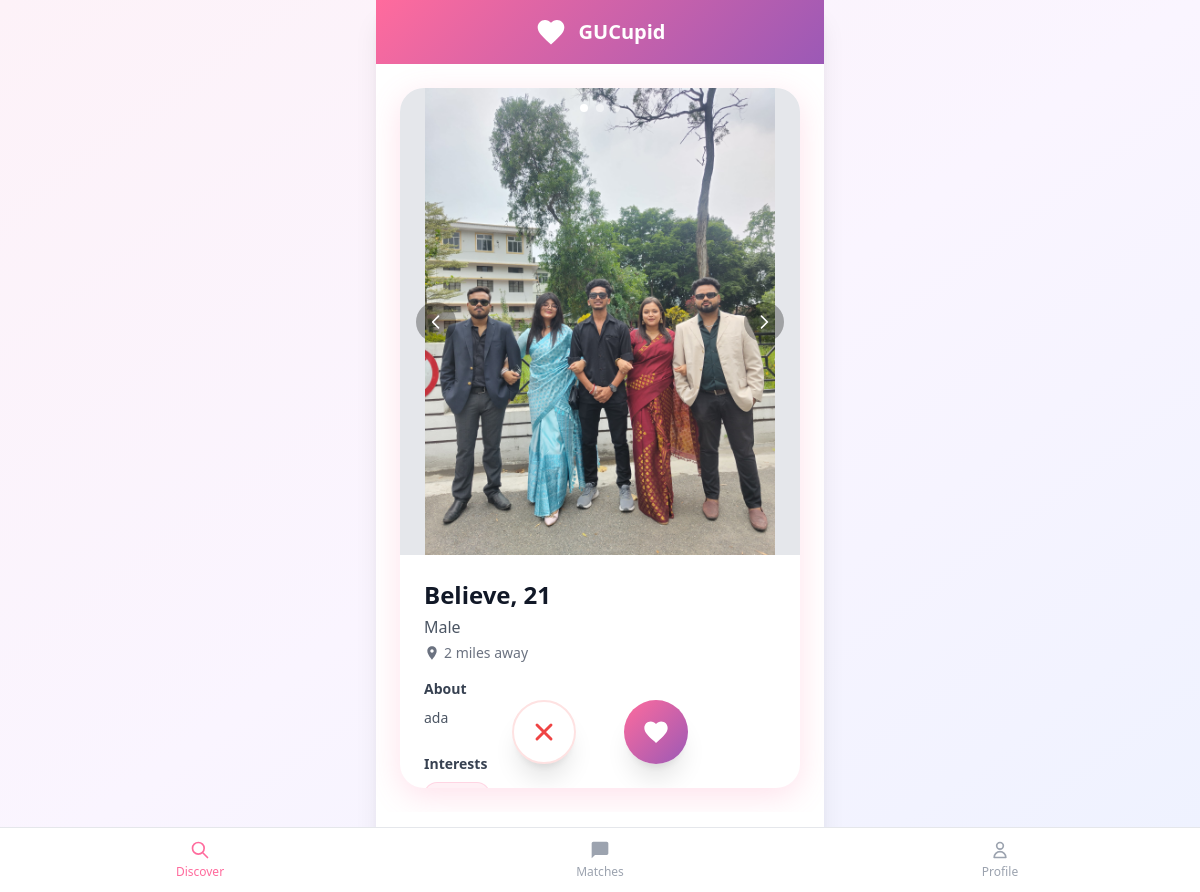
The page / (signed in) on the database its author committed.
### core/models.py (models this page shows, shortened)
class Profile(models.Model):
    GENDER_CHOICES = [
        ('male', 'Male'),
        ('female', 'Female'),
        ('nonbinary', 'Non-binary'),
    ]
    DRINKING_CHOICES = [
        ('never', 'Never'),
        ('rarely', 'Rarely'),
        ('socially', 'Socially'),
        ('regularly', 'Regularly'),
    ]
    SMOKING_CHOICES = [
        ('never', 'Never'),
        ('rarely', 'Rarely'),
        ('socially', 'Socially'),
        ('regularly', 'Regularly'),
    ]
    PERSONALITY_CHOICES = [
        ('introvert', 'Introvert'),
        ('extrovert', 'Extrovert'),
        ('ambivert', 'Ambivert'),
    ]
    ZODIAC_CHOICES = [
        ('aries', 'Aries'),
        ('taurus', 'Taurus'),
        ('gemini', 'Gemini'),
        ('cancer', 'Cancer'),
        ('leo', 'Leo'),
        ('virgo', 'Virgo'),
        ('libra', 'Libra'),
        ('scorpio', 'Scorpio'),
        ('sagittarius', 'Sagittarius'),
        ('capricorn', 'Capricorn'),
        ('aquarius', 'Aquarius'),
        ('pisces', 'Pisces'),
    ]
    user = models.OneToOneField(User, on_delete=models.CASCADE)
    name = models.CharField(max_length=100)
    age = models.IntegerField(validators=[MinValueValidator(18), MaxValueValidator(100)])
    gender = models.CharField(max_length=20, choices=GENDER_CHOICES)
    bio = models.TextField(blank=True)
    photo1 = models.ImageField(upload_to='profile_photos/', blank=True)
    photo2 = models.ImageField(upload_to='profile_photos/', blank=True)
    photo3 = models.ImageField(upload_to='profile_photos/', blank=True)
    hobbies = models.TextField(blank=True, help_text="Comma-separated hobbies")
    personality = models.CharField(max_length=20, choices=PERSONALITY_CHOICES, blank=True)
    zodiac = models.CharField(max_length=20, choices=ZODIAC_CHOICES, blank=True)
    drinking = models.CharField(max_length=20, choices=DRINKING_CHOICES, blank=True)
    smoking = models.CharField(max_length=20, choices=SMOKING_CHOICES, blank=True)
    preferences = models.TextField(blank=True, help_text="Comma-separated gender preferences")
    college = models.CharField(max_length=200, blank=True, default='')
    department = models.CharField(max_length=200, blank=True, default='')
    created_at = models.DateTimeField(auto_now_add=True)
    updated_at = models.DateTimeField(auto_now=True)
    def get_hobbies_list(self):
        if self.hobbies:
            return [hobby.strip() for hobby in self.hobbies.split(',') if hobby.strip()]
        return []
    def get_preferences_list(self):
        if self.preferences:
            return [pref.strip() for pref in self.preferences.split(',') if pref.strip()]
        return []
    def get_photos(self):
        photos = []
        for photo in [self.photo1, self.photo2, self.photo3]:
            if photo:
                photos.append(photo.url)
        return photos

### core/views.py (the view)
# urls.py: path('', views.home, name='home'),
@login_required
def home(request):
    if not hasattr(request.user, 'profile'):
        return redirect('profile_setup')
    user_profile = request.user.profile
    user_preferences = user_profile.get_preferences_list()
    liked_user_ids = Like.objects.filter(from_user=request.user).values_list('to_user_id', flat=True)
    potential_matches = Profile.objects.exclude(
        user=request.user
    ).exclude(
        user_id__in=liked_user_ids
    )
    if user_preferences:
        potential_matches = potential_matches.filter(gender__in=user_preferences)
    potential_matches = potential_matches.filter(
        Q(preferences__icontains=user_profile.gender) | Q(preferences='')
    )
    user_matches = Match.objects.filter(
        Q(user1=request.user) | Q(user2=request.user)
    ).order_by('-created_at')
    context = {
        'user_profile': user_profile,
        'potential_matches': potential_matches[:10],  # Limit to 10 profiles
        'matches': user_matches,
    }
    return render(request, 'core/home.html', context)

### templates/core/home.html (shortened to what this page needs)
{% extends 'base.html' %}
{% block content %}
<div class="min-h-screen">
    <div class="max-w-md mx-auto bg-white min-h-screen shadow-xl pb-20">
        <header class="gradient-romantic px-6 py-4 flex items-center justify-center">
            <div class="flex items-center space-x-3">
                <svg class="h-8 w-8 text-white" fill="currentColor" viewBox="0 0 24 24">
                    <path d="M12 21.35l-1.45-1.32C5.4 15.36 2 12.28 2 8.5 2 5.42 4.42 3 7.5 3c1.74 0 3.41.81 4.5 2.09C13.09 3.81 14.76 3 16.5 3 19.58 3 22 5.42 22 8.5c0 3.78-3.4 6.86-8.55 11.54L12 21.35z"/>
                </svg>
                <h1 class="text-xl font-bold text-white">GUCupid</h1>
            </div>
        </header>
        <div class="flex-1 overflow-hidden">
            <div id="discover-tab" class="tab-content">
                <div class="p-6 h-full">
                    {% if potential_matches %}
                        <div class="relative h-[700px]" id="card-stack">
                            {% for profile in potential_matches %}
                            <div class="swipe-card absolute inset-0 bg-white rounded-3xl romantic-shadow overflow-hidden border-0 flex flex-col" data-user-id="{{ profile.user.id }}" data-current-photo="0" {% if not forloop.first %}style="display: none;"{% endif %}>
                                <div class="relative h-[467px] bg-gray-200 overflow-hidden flex-shrink-0">
                                    {% if profile.get_photos %}
                                        {% for photo in profile.get_photos %}
                                        <img src="{{ photo }}" alt="{{ profile.name }}'s photo" class="profile-photo w-full h-full object-contain absolute inset-0 transition-opacity duration-300" {% if not forloop.first %}style="opacity: 0;"{% endif %}>
                                        {% endfor %}
                                        {% if profile.get_photos|length > 1 %}
                                        <button onclick="changePhoto({{ profile.user.id }}, -1)" class="absolute left-4 top-1/2 transform -translate-y-1/2 w-10 h-10 bg-black/30 hover:bg-black/50 rounded-full flex items-center justify-center text-white transition-all z-20">
                                            <svg class="h-5 w-5" fill="none" stroke="currentColor" viewBox="0 0 24 24">
                                                <path stroke-linecap="round" stroke-linejoin="round" stroke-width="2" d="M15 19l-7-7 7-7"/>
                                            </svg>
                                        </button>
                                        <button onclick="changePhoto({{ profile.user.id }}, 1)" class="absolute right-4 top-1/2 transform -translate-y-1/2 w-10 h-10 bg-black/30 hover:bg-black/50 rounded-full flex items-center justify-center text-white transition-all z-20">
                                            <svg class="h-5 w-5" fill="none" stroke="currentColor" viewBox="0 0 24 24">
                                                <path stroke-linecap="round" stroke-linejoin="round" stroke-width="2" d="M9 5l7 7-7 7"/>
                                            </svg>
                                        </button>
                                        <div class="absolute top-4 left-1/2 transform -translate-x-1/2 flex space-x-2 z-20">
                                            {% for photo in profile.get_photos %}
                                            <div class="photo-indicator w-2 h-2 rounded-full transition-all {% if forloop.first %}bg-white{% else %}bg-white/50{% endif %}"></div>
                                            {% endfor %}
                                        </div>
                                        {% endif %}
                                    {% else %}
                                        <div class="w-full h-full bg-gradient-to-br from-romantic-pink to-romantic-purple flex items-center justify-center">
                                            <span class="text-6xl text-white font-bold">{{ profile.name|first|upper }}</span>
                                        </div>
                                    {% endif %}
                                </div>
                                <div class="flex-1 overflow-y-auto p-6 pb-24">
                                    <div class="mb-4">
                                        <h3 class="text-2xl font-bold text-gray-900 mb-1">{{ profile.name }}, {{ profile.age }}</h3>
                                        <p class="text-gray-600 capitalize mb-1">{{ profile.gender }}</p>
                                        <div class="flex items-center text-sm text-gray-500">
                                            <svg class="h-4 w-4 mr-1" fill="currentColor" viewBox="0 0 24 24">
                                                <path d="M12 2C8.13 2 5 5.13 5 9c0 5.25 7 13 7 13s7-7.75 7-13c0-3.87-3.13-7-7-7zm0 9.5c-1.38 0-2.5-1.12-2.5-2.5s1.12-2.5 2.5-2.5 2.5 1.12 2.5 2.5-1.12 2.5-2.5 2.5z"/>
                                            </svg>
                                            <span>2 miles away</span>
                                        </div>
                                    </div>
                                    {% if profile.bio %}
                                    <div class="mb-6">
                                        <h4 class="text-sm font-semibold text-gray-700 mb-2">About</h4>
                                        <p class="text-gray-600 text-sm leading-relaxed">{{ profile.bio }}</p>
                                    </div>
                                    {% endif %}
                                    {% if profile.get_hobbies_list %}
                                    <div class="mb-6">
                                        <h4 class="text-sm font-semibold text-gray-700 mb-2">Interests</h4>
                                        <div class="flex flex-wrap gap-2">
                                            {% for hobby in profile.get_hobbies_list %}
                                            <span class="bg-romantic-pink/10 text-romantic-purple px-3 py-1 rounded-full text-xs font-medium capitalize border border-romantic-pink/20">
                                            </span>
                                            {% endfor %}
                                        </div>
                                    </div>
                                    {% endif %}
                                </div>
                                <div class="absolute bottom-6 left-6 right-6 flex justify-center space-x-12 z-30">
                                    <button onclick="handleAction({{ profile.user.id }}, false)" class="w-16 h-16 rounded-full bg-white shadow-xl border-2 border-red-100 text-red-500 hover:bg-red-50 hover:border-red-200 hover:scale-110 transition-all duration-300 flex items-center justify-center">
                                        <svg class="h-7 w-7" fill="none" stroke="currentColor" viewBox="0 0 24 24" stroke-width="2.5">
                                            <path stroke-linecap="round" stroke-linejoin="round" d="M6 18L18 6M6 6l12 12"/>
                                        </svg>
                                    </button>
                                    <button onclick="handleAction({{ profile.user.id }}, true)" class="w-16 h-16 rounded-full gradient-romantic text-white shadow-xl hover:scale-110 hover:shadow-2xl transition-all duration-300 flex items-center justify-center">
                                        <svg class="h-7 w-7" fill="currentColor" viewBox="0 0 24 24">
                                            <path d="M12 21.35l-1.45-1.32C5.4 15.36 2 12.28 2 8.5 2 5.42 4.42 3 7.5 3c1.74 0 3.41.81 4.5 2.09C13.09 3.81 14.76 3 16.5 3 19.58 3 22 5.42 22 8.5c0 3.78-3.4 6.86-8.55 11.54L12 21.35z"/>
                                        </svg>
                                    </button>
                                </div>
                            </div>
                            {% endfor %}
                        </div>
                    {% endif %}
                </div>
            </div>
        </div>
        <div class="fixed bottom-0 left-0 right-0 bg-white border-t border-gray-200 grid grid-cols-3 z-50">
            <button onclick="switchTab('discover')" class="tab-button flex flex-col items-center py-3 text-romantic-pink">
                <svg class="h-5 w-5 mb-1" fill="none" stroke="currentColor" viewBox="0 0 24 24">
                    <path stroke-linecap="round" stroke-linejoin="round" stroke-width="2" d="M21 21l-6-6m2-5a7 7 0 11-14 0 7 7 0 0114 0z"/>
                </svg>
                <span class="text-xs">Discover</span>
            </button>
            <button onclick="switchTab('matches')" class="tab-button flex flex-col items-center py-3 text-gray-400">
                <svg class="h-5 w-5 mb-1" fill="currentColor" viewBox="0 0 24 24">
                    <path d="M20 2H4c-1.1 0-2 .9-2 2v18l4-4h14c1.1 0 2-.9 2-2V4c0-1.1-.9-2-2-2z"/>
                </svg>
                <span class="text-xs">Matches</span>
            </button>
            <button onclick="switchTab('profile')" class="tab-button flex flex-col items-center py-3 text-gray-400">
                <svg class="h-5 w-5 mb-1" fill="none" stroke="currentColor" viewBox="0 0 24 24">
                    <path stroke-linecap="round" stroke-linejoin="round" stroke-width="2" d="M16 7a4 4 0 11-8 0 4 4 0 018 0zM12 14a7 7 0 00-7 7h14a7 7 0 00-7-7z"/>
                </svg>
                <span class="text-xs">Profile</span>
            </button>
        </div>
    </div>
</div>
{% endblock %}

### templates/base.html (shortened to what this page needs)
<!DOCTYPE html>
<html lang="en">
<head>
    <script src="https://cdn.tailwindcss.com"></script>
</head>
<body class="bg-gradient-to-br from-pink-50 via-purple-50 to-indigo-50 min-h-screen">
    {% block content %}
    {% endblock %}
</body>
</html>

### templates/base.html (style rules this page uses)
.gradient-romantic { background: linear-gradient(135deg, #FF6B9D 0%, #9B59B6 100%); }
.romantic-shadow { box-shadow: 0 8px 32px rgba(255, 107, 157, 0.2); }
.swipe-card { transition: transform 0.3s cubic-bezier(0.175, 0.885, 0.32, 1.275); }

### rows shown on the page
Profile: name "Believe", age "21", gender "Male", bio "ada"
